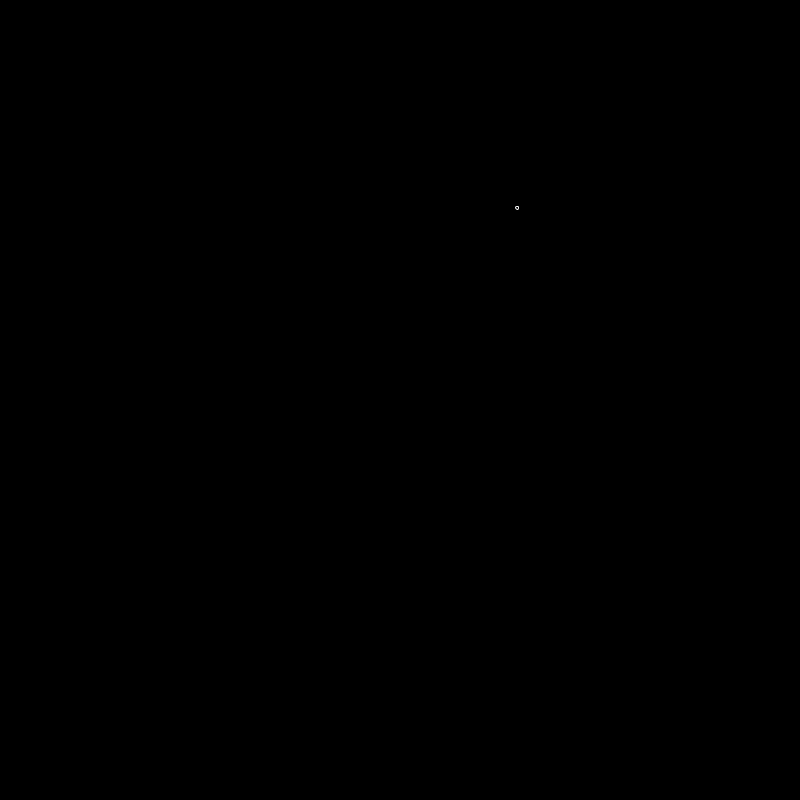
Frame 1 (no input)
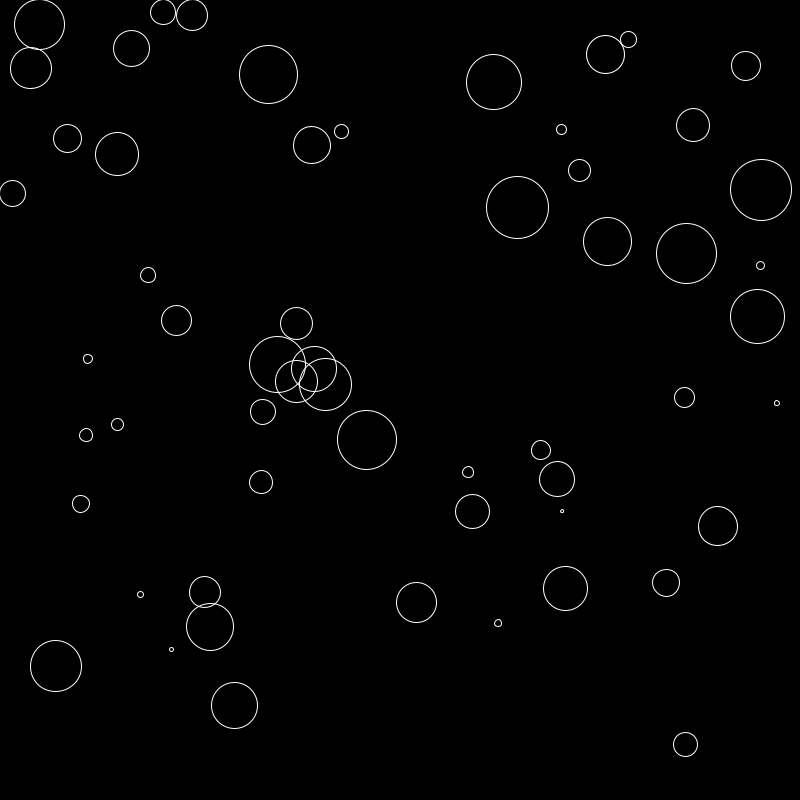
Frame 60 (the mouse pressed at the canvas centre just before this capture)
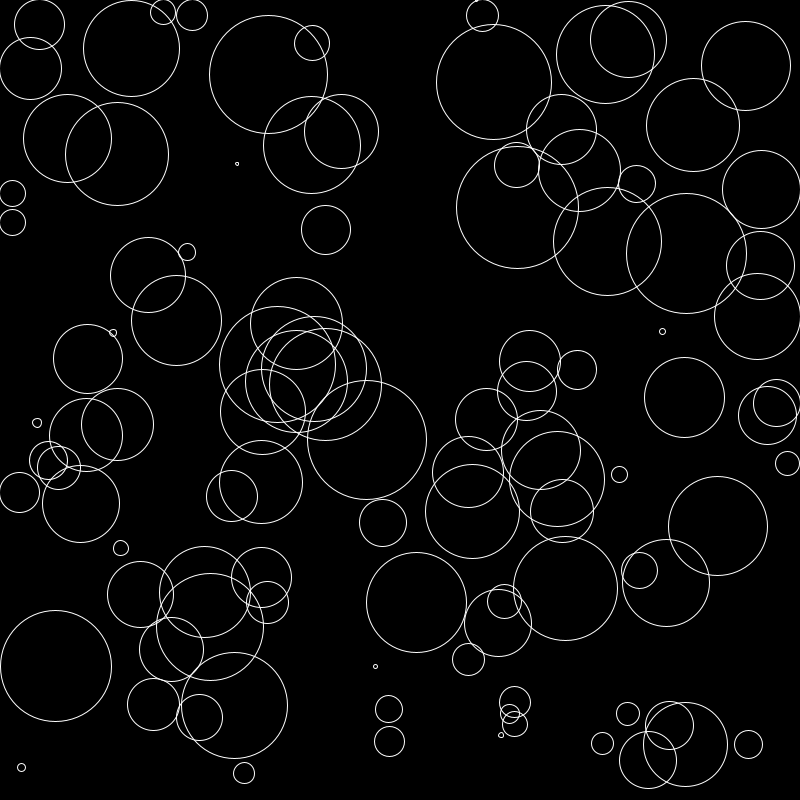
Frame 120 (the mouse held since frame 60 and released just before this capture)

The Processing sketch that drew these frames (run headless with seeded random() and noise(); from frame 60 on, the mouse is pressed at the canvas centre):

// Processing sketch: circle_packing
// ── circle_packing.pde
ArrayList<Circle> circles;

void setup() {
  size(800, 800);
  circles = new ArrayList<Circle>();
}

void draw() {
  background(0);

  addToCircles();

  for (Circle circle : circles) {
    if (circle.hittingEdge()) {
      circle.growing = false;
    }

    circle.grow();
    circle.display();
  }
}

void addToCircles() {
  Circle circle = new Circle();

  for (Circle otherCircle : circles) {
    float dist = otherCircle.location.dist(circle.location);
    if (dist <= otherCircle.radius) {
      circle = null;
      break;
    }
  }

  if (circle != null) {
    circles.add(circle);
  }
}
// ── Circle.pde
class Circle {
  PVector location;
  float radius;
  float growBy;
  boolean growing;

  Circle() {
    float x = random(0, width);
    float y = random(0, height);
    location = new PVector(x, y);
    radius = 1;
    growBy = 0.5;
    growing = true;
  }

  void display() {
    stroke(255);
    noFill();
    ellipse(location.x, location.y, radius * 2, radius * 2);
  }

  void grow() {
    if (growing) {
      radius += growBy;
    }
  }

  boolean hittingEdge() {
    return location.x - radius <= 0 || location.x + radius >= width || location.y - radius <= 0 || location.y + radius >= height;
  }
}
